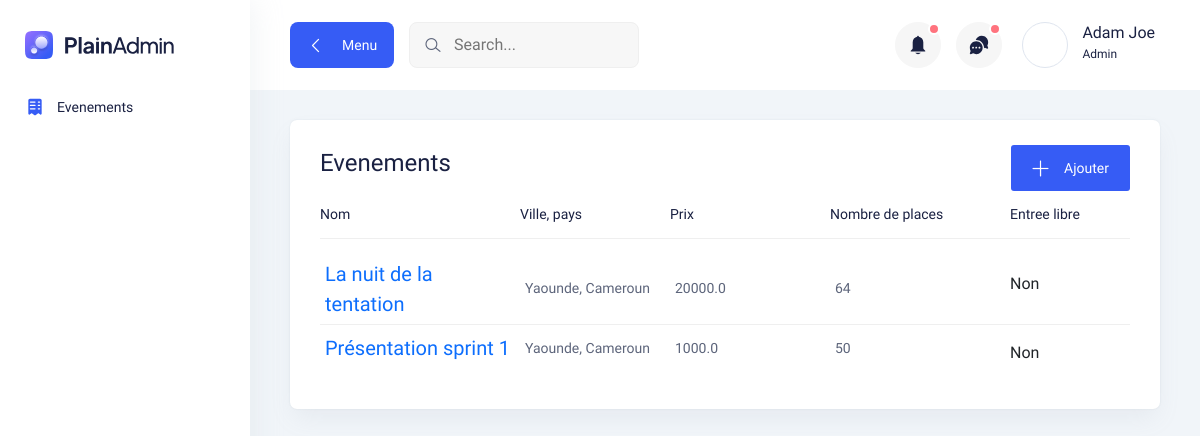
Page /events/ on the earlier database version.
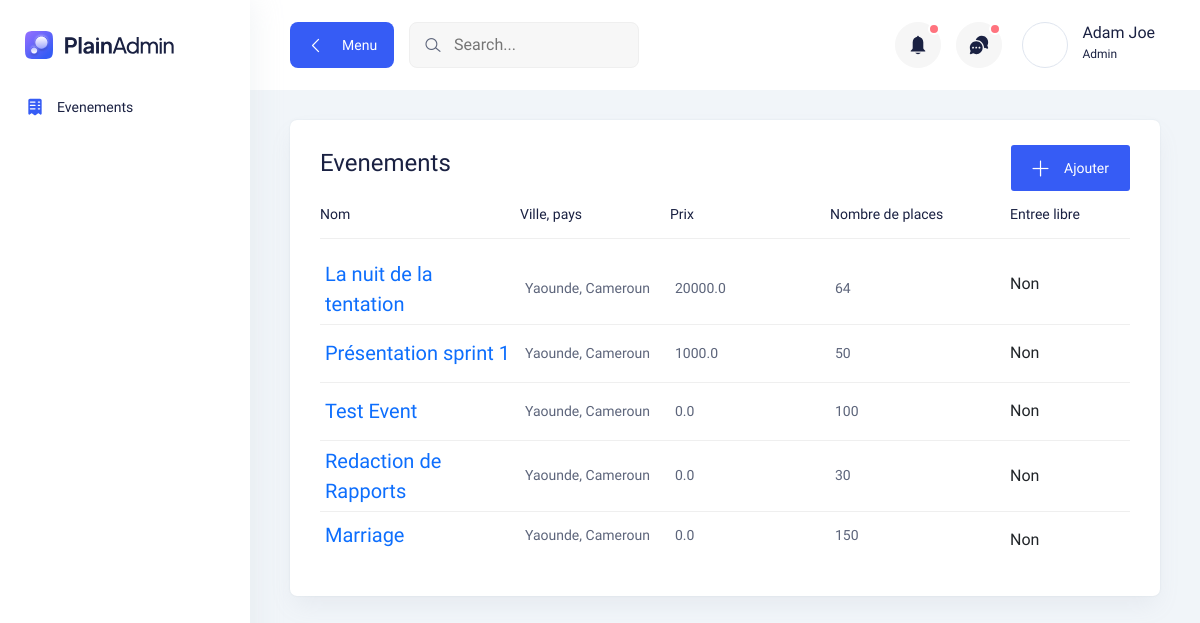
Same page on the later database version.
### main/models.py (models this page shows, shortened)
class Evenement(models.Model):
    EVENT_TYPES = [
        ("pres", _("Presentiel")),
        ("online", _("En ligne"))
    ]
    EVENT_CATEGORIES = [
        ("marriage", _("Marriage")),
        ("seminar", _("Seminaire")),
        ("workshop", _("Atelier")),
        ("meeting", _("Meeting")),
    ]
    nom = models.CharField(max_length=100)
    ville = models.CharField(max_length=100, default="Yaounde")
    pays = models.CharField(max_length=100, default="Cameroun")
    lieu = models.TextField()
    nombres_de_places = models.IntegerField(null=True, blank=True)
    rempli = models.BooleanField(default=False) # this is True when the event is sold out
    prix = models.FloatField(default=0)
    entree_gratuit = models.BooleanField(default=False)
    description = models.TextField(null=True, blank=True)
    categorie = models.CharField(default="marriage", choices=EVENT_CATEGORIES, max_length=20)
    type =models.CharField(default="pres", choices=EVENT_TYPES, max_length=10)
    organisateur = models.CharField(max_length=50, null=True, blank=True)
    contact = models.CharField(max_length=100, blank=True, null=True, verbose_name=_("Contact d'organisateur"))
    date_heure_debut = models.DateTimeField(default=timezone.now, verbose_name=_("Debut (Date & heure)"))
    date_heure_fin = models.DateTimeField(null=True, blank=True, verbose_name=_("Fin (Date & heure)"))
    lieu = models.TextField(null=True, blank=True)
    lien = models.URLField(null=True, blank=True)

### main/views.py (the view)
# urls.py: path("events/", views.events, name="events"),
def events(request, event_id=None):
    edit_form = UpdateEvenementForm
    if not event_id:
        if request.method == 'POST':
            form = EvenementForm(request.POST, request.FILES)
            if form.is_valid():
                evenement = form.save()
                excel_file = form.cleaned_data.get("participants_file")
                if excel_file:
                    try:
                        df = pd.read_excel(excel_file)
                        for index, row in df.iterrows():
                            email = row.get("Email")
                            name = row.get("Nom")
                            if email and name:
                                Participant.objects.create(
                                    evenement=evenement,
                                    email=email,
                                    statut='pending',
                                    name=name
                                )
                    except Exception as e:
                        evenement.delete()
                        return JsonResponse({'success': False, 'errors': ['Error adding participants from excel file']})
                return JsonResponse({'success': True})  # Return success response
            return JsonResponse({'success': False, 'errors': form.errors})  # Return validation errors
        else:
            form = EvenementForm()
            evenements = Evenement.objects.all()
        return render(request, "main/evenements.html", context={'evenements': evenements, 'form': form, 'edit_form': edit_form})
    else:
        return HttpResponse("Page underway")

### main/templates/main/evenements.html (shortened to what the changed rows need)
{% extends 'main/sidebar_base.html' %}
{% load i18n %}
{% block page_content %}
<section>
    <div class="container-fluid pt-30">
        <div class="tables-wrapper">
            <div class="row">
                <div class="col-lg-12">
                    <div class="card-style mb-30">
                        <div class="table-wrapper table-responsive">
                            <table class="table">
                                <thead>
                                    <tr>
                                        <th class="lead-info">
                                            <h6>{% trans "Nom" %}</h6>
                                        </th>
                                        <th class="lead-email">
                                            <h6>{% trans "Ville, pays" %}</h6>
                                        </th>
                                        <th class="lead-phone">
                                            <h6>{% trans "Prix" %}</h6>
                                        </th>
                                        <th class="lead-company">
                                            <h6>{% trans "Nombre de places" %}</h6>
                                        </th>
                                        <th class="lead-company">
                                            <h6>{% trans "Entree libre" %}</h6>
                                        </th>
                                    </tr>
                                </thead>
                                <tbody>
                                    {% for evenement in evenements %}
                                    <tr>
                                        <td class="min-width">
                                            <div class="lead">
                                                <div class="lead-text">
                                                    <a href="{% url 'event-detail' evenement.id %}">{{ evenement.nom }}</a>
                                                </div>
                                            </div>
                                        </td>
                                        <td class="min-width">
                                            <p><a href="#0">{{ evenement.ville }}, {{ evenement.pays }}</a></p>
                                        </td>
                                        <td class="min-width">
                                            <p>{{ evenement.prix }}</p>
                                        </td>
                                        <td class="min-width">
                                            <p>
                                                {% if evenement.nombres_de_places %}
                                                {{ evenement.nombres_de_places }}
                                                {% else %}
                                                {% trans "Non specifie" %}
                                                {% endif %}
                                            </p>
                                        </td>
                                        <td>
                                            {% if evenement.entree_gratuit %}
                                            {% trans "Oui" %}
                                            {% else %}
                                            {% trans "Non" %}
                                            {% endif %}
                                        </td>
                                    </tr>
                                    {% endfor %}
                                </tbody>
                            </table>
                        </div>
                    </div>
                </div>
            </div>
        </div>
    </div>
</section>
{% endblock %}

Differences in the rows shown:
added Evenement: nom "Test Event", ville "Yaounde", pays "Cameroun", prix "0.0", nombres_de_places "100"
added Evenement: nom "Redaction de Rapports", ville "Yaounde", pays "Cameroun", prix "0.0", nombres_de_places "30"
added Evenement: nom "Marriage", ville "Yaounde", pays "Cameroun", prix "0.0", nombres_de_places "150"
